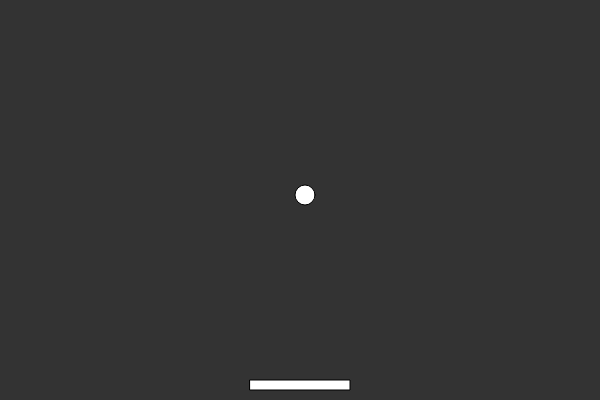
Frame 1 (no input)
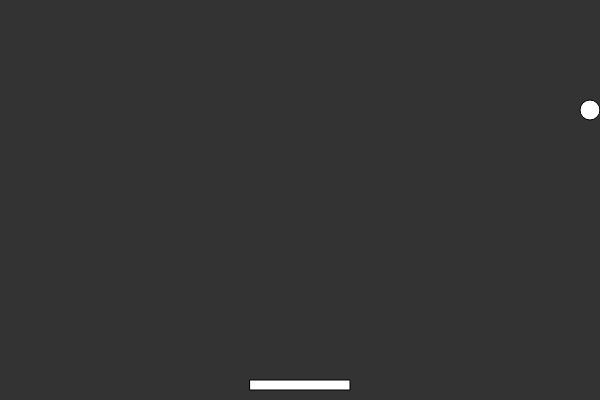
Frame 60 (no input)
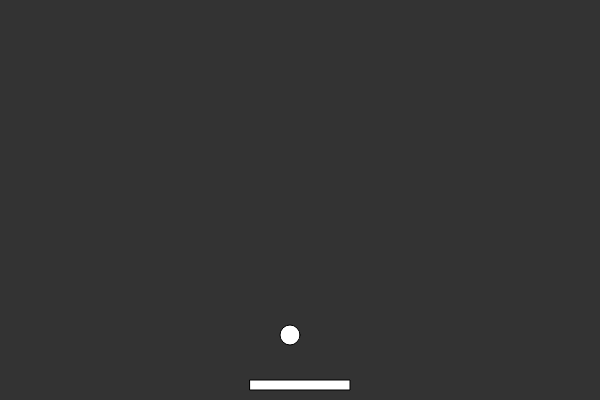
Frame 120 (the mouse pressed at the canvas centre since frame 60)

The p5.js sketch that drew these frames (run headless with seeded random() and noise() and a simulated clock; from frame 60 on, the mouse is pressed at the canvas centre):

// p5.js sketch
// ── sketch.js
let paddle;
let ball;
let lives = 3;

function setup() {
  createCanvas(600, 400);
  paddle = new Paddle();
  ball = new Ball();
}

function draw() {
  background(51);
  paddle.update();
  paddle.show();

  ball.update();
  ball.checkPaddle(paddle);
  ball.show();

  if (ball.offScreen()) {
    lives--; // resta una vida al perder pelota
    if (lives <= 0) {
      noLoop(); // detiene el juego
      textSize(32);
      fill(255, 0, 0);
      textAlign(CENTER, CENTER);
      text("¡Game Over!", width / 2, height / 2);
    } else {
      ball = new Ball(); // reinicia la pelota
    }
  }
}

function keyPressed() {
  if (keyCode === LEFT_ARROW) paddle.move(-1);
  else if (keyCode === RIGHT_ARROW) paddle.move(1);
}

function keyReleased() {
  paddle.move(0);
}

// creacion de paddle
class Paddle {
  constructor() {
    this.w = 100;
    this.h = 10;
    this.x = width / 2 - this.w / 2;
    this.speed = 7;
    this.direction = 0;
  }
  move(dir) {
    this.direction = dir;
  }
  // actualizar posicion de paddle y validar para no salir del juego
  update() {
    this.x += this.direction * this.speed;
    this.x = constrain(this.x, 0, width - this.w);
  }
  show() {
    fill(255);
    rect(this.x, height - this.h - 10, this.w, this.h);
  }
}

// creacion de pelota
class Ball {
  constructor() {
    this.r = 10;
    this.x = width / 2;
    this.y = height / 2;
    this.vx = random([-1, 1]) * 5;
    this.vy = -5;
  }

  update() {
    this.x += this.vx;
    this.y += this.vy;

    // rebote a izquierda o derecha
    if (this.x < this.r || this.x > width - this.r) {
      this.vx *= -1;
    }

    // rebote con el techo
    if (this.y < this.r) {
      this.vy *= -1;
    }
  }

  show() {
    fill(255);
    ellipse(this.x, this.y, this.r * 2);
  }

  // col con paddle
  checkPaddle(p) {
    if (
      this.y + this.r > height - p.h - 10 &&
      this.x > p.x &&
      this.x < p.x + p.w
    ) {
      // cambia la direccion al rebotar en eje Y
      this.vy *= -1;
      this.y = height - p.h - 10 - this.r;
    }
  }

  // pelota fuera de pantalla
  offScreen() {
    return this.y > height + this.r;
  }
}
